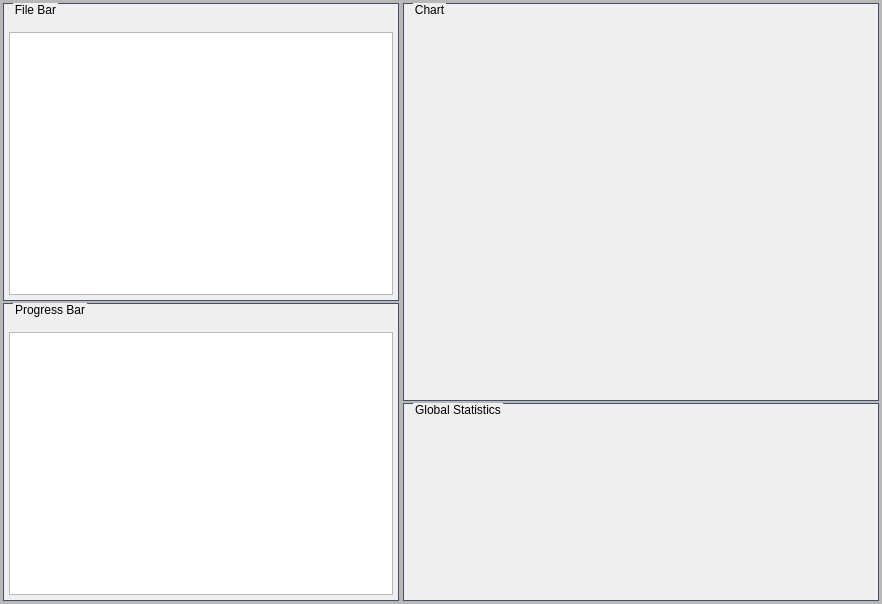
            <widget class="QFrame" name="StatisticsFrame">
             <property name="sizePolicy">
              <sizepolicy hsizetype="Expanding" vsizetype="Expanding">
               <horstretch>36</horstretch>
               <verstretch>1</verstretch>
              </sizepolicy>
             </property>
             <property name="styleSheet">
              <string notr="true">QWidget#StatisticsFrame {
	border: 1px solid rgb(70,80,100);
}</string>
             </property>
             <property name="frameShape">
              <enum>QFrame::StyledPanel</enum>
             </property>
             <property name="frameShadow">
              <enum>QFrame::Raised</enum>
             </property>
             <layout class="QHBoxLayout" name="horizontalLayout_19">
              <property name="spacing">
               <number>6</number>
              </property>
              <property name="leftMargin">
               <number>0</number>
              </property>
              <property name="topMargin">
               <number>0</number>
              </property>
              <property name="rightMargin">
               <number>0</number>
              </property>
              <property name="bottomMargin">
               <number>0</number>
              </property>
              <item>
               <layout class="QHBoxLayout" name="StatisticsFrame_horizontalLayout">
                <property name="spacing">
                 <number>0</number>
                </property>
                <property name="leftMargin">
                 <number>0</number>
                </property>
                <property name="rightMargin">
                 <number>0</number>
                </property>
                <item>
                 <widget class="QFrame" name="statistics_files_progress_widget">
                  <property name="sizePolicy">
                   <sizepolicy hsizetype="Preferred" vsizetype="Preferred">
                    <horstretch>1</horstretch>
                    <verstretch>0</verstretch>
                   </sizepolicy>
                  </property>
                  <property name="minimumSize">
                   <size>
                    <width>400</width>
                    <height>0</height>
                   </size>
                  </property>
                  <property name="frameShape">
                   <enum>QFrame::StyledPanel</enum>
                  </property>
                  <property name="frameShadow">
                   <enum>QFrame::Raised</enum>
                  </property>
                  <layout class="QVBoxLayout" name="verticalLayout_56">
                   <property name="leftMargin">
                    <number>0</number>
                   </property>
                   <property name="topMargin">
                    <number>0</number>
                   </property>
                   <property name="rightMargin">
                    <number>0</number>
                   </property>
                   <property name="bottomMargin">
                    <number>0</number>
                   </property>
                   <item>
                    <layout class="QVBoxLayout" name="progress_verticalLayout">
                     <property name="spacing">
                      <number>0</number>
                     </property>
                     <property name="leftMargin">
                      <number>0</number>
                     </property>
                     <property name="bottomMargin">
                      <number>0</number>
                     </property>
                     <item>
                      <widget class="QFrame" name="statistics_files_frame">
                       <property name="sizePolicy">
                        <sizepolicy hsizetype="Preferred" vsizetype="Preferred">
                         <horstretch>0</horstretch>
                         <verstretch>1</verstretch>
                        </sizepolicy>
                       </property>
                       <property name="minimumSize">
                        <size>
                         <width>0</width>
                         <height>300</height>
                        </size>
                       </property>
                       <property name="frameShape">
                        <enum>QFrame::StyledPanel</enum>
                       </property>
                       <property name="frameShadow">
                        <enum>QFrame::Raised</enum>
                       </property>
                       <layout class="QVBoxLayout" name="verticalLayout_57">
                        <property name="leftMargin">
                         <number>0</number>
                        </property>
                        <property name="topMargin">
                         <number>0</number>
                        </property>
                        <property name="rightMargin">
                         <number>0</number>
                        </property>
                        <property name="bottomMargin">
                         <number>0</number>
                        </property>
                        <item>
                         <widget class="QGroupBox" name="statistics_files_groupBox">
                          <property name="styleSheet">
                           <string notr="true">QGroupBox#statistics_files_groupBox
{
	border: 1px solid rgb(70,80,100);
	margin-top: 3.0ex;
}
QGroupBox#statistics_files_groupBox::title
{
	subcontrol-origin:margin;
	left: 10px;
}</string>
                          </property>
                          <property name="title">
                           <string>File Bar</string>
                          </property>
                          <layout class="QVBoxLayout" name="verticalLayout_54">
                           <property name="leftMargin">
                            <number>3</number>
                           </property>
                           <property name="rightMargin">
                            <number>3</number>
                           </property>
                           <property name="bottomMargin">
                            <number>3</number>
                           </property>
                           <item>
                            <layout class="QHBoxLayout" name="horizontalLayout_20">
                             <item>
                              <widget class="QListWidget" name="statistics_files_listWidget"/>
                             </item>
                            </layout>
                           </item>
                          </layout>
                         </widget>
                        </item>
                       </layout>
                      </widget>
                     </item>
                     <item>
                      <widget class="QFrame" name="statistics_progress_frame">
                       <property name="sizePolicy">
                        <sizepolicy hsizetype="Preferred" vsizetype="Preferred">
                         <horstretch>0</horstretch>
                         <verstretch>1</verstretch>
                        </sizepolicy>
                       </property>
                       <property name="minimumSize">
                        <size>
                         <width>0</width>
                         <height>300</height>
                        </size>
                       </property>
                       <property name="frameShape">
                        <enum>QFrame::StyledPanel</enum>
                       </property>
                       <property name="frameShadow">
                        <enum>QFrame::Raised</enum>
                       </property>
                       <layout class="QVBoxLayout" name="verticalLayout_55">
                        <property name="leftMargin">
                         <number>0</number>
                        </property>
                        <property name="topMargin">
                         <number>0</number>
                        </property>
                        <property name="rightMargin">
                         <number>0</number>
                        </property>
                        <property name="bottomMargin">
                         <number>0</number>
                        </property>
                        <item>
                         <widget class="QGroupBox" name="statistics_progress_groupBox">
                          <property name="styleSheet">
                           <string notr="true">QGroupBox#statistics_progress_groupBox
{
	border: 1px solid rgb(70,80,100);
	margin-top: 3.0ex;
}
QGroupBox#statistics_progress_groupBox::title
{
	subcontrol-origin:margin;
	left: 10px;
}</string>
                          </property>
                          <property name="title">
                           <string>Progress Bar</string>
                          </property>
                          <layout class="QVBoxLayout" name="verticalLayout_45">
                           <property name="leftMargin">
                            <number>3</number>
                           </property>
                           <property name="rightMargin">
                            <number>3</number>
                           </property>
                           <property name="bottomMargin">
                            <number>3</number>
                           </property>
                           <item>
                            <layout class="QVBoxLayout" name="verticalLayout_44">
                             <item>
                              <widget class="QListWidget" name="statistics_result_listWidget"/>
                             </item>
                            </layout>
                           </item>
                          </layout>
                         </widget>
                        </item>
                       </layout>
                      </widget>
                     </item>
                    </layout>
                   </item>
                  </layout>
                 </widget>
                </item>
                <item>
                 <widget class="QFrame" name="statistics_analyze_widget">
                  <property name="sizePolicy">
                   <sizepolicy hsizetype="Preferred" vsizetype="Preferred">
                    <horstretch>1</horstretch>
                    <verstretch>0</verstretch>
                   </sizepolicy>
                  </property>
                  <property name="minimumSize">
                   <size>
                    <width>480</width>
                    <height>0</height>
                   </size>
                  </property>
                  <property name="frameShape">
                   <enum>QFrame::StyledPanel</enum>
                  </property>
                  <property name="frameShadow">
                   <enum>QFrame::Raised</enum>
                  </property>
                  <layout class="QVBoxLayout" name="verticalLayout_58">
                   <property name="spacing">
                    <number>6</number>
                   </property>
                   <property name="leftMargin">
                    <number>0</number>
                   </property>
                   <property name="topMargin">
                    <number>0</number>
                   </property>
                   <property name="rightMargin">
                    <number>0</number>
                   </property>
                   <property name="bottomMargin">
                    <number>0</number>
                   </property>
                   <item>
                    <layout class="QVBoxLayout" name="analyze_verticalLayout">
                     <property name="spacing">
                      <number>0</number>
                     </property>
                     <property name="rightMargin">
                      <number>0</number>
                     </property>
                     <item>
                      <widget class="QFrame" name="analyze_chart_frame">
                       <property name="sizePolicy">
                        <sizepolicy hsizetype="Preferred" vsizetype="Preferred">
                         <horstretch>0</horstretch>
                         <verstretch>5</verstretch>
                        </sizepolicy>
                       </property>
                       <property name="minimumSize">
                        <size>
                         <width>0</width>
                         <height>400</height>
                        </size>
                       </property>
                       <property name="styleSheet">
                        <string notr="true"/>
                       </property>
                       <property name="frameShape">
                        <enum>QFrame::StyledPanel</enum>
                       </property>
                       <property name="frameShadow">
                        <enum>QFrame::Raised</enum>
                       </property>
                       <layout class="QVBoxLayout" name="verticalLayout_61">
                        <property name="leftMargin">
                         <number>0</number>
                        </property>
                        <property name="topMargin">
                         <number>0</number>
                        </property>
                        <property name="rightMargin">
                         <number>0</number>
                        </property>
                        <property name="bottomMargin">
                         <number>0</number>
                        </property>
                        <item>
                         <widget class="QGroupBox" name="analyze_chart_groupBox">
                          <property name="styleSheet">
                           <string notr="true">QGroupBox#analyze_chart_groupBox
{
	border: 1px solid rgb(70,80,100);
	margin-top: 3.0ex;
}
QGroupBox#analyze_chart_groupBox::title
{
	subcontrol-origin:margin;
	left: 10px;
}</string>
                          </property>
                          <property name="title">
                           <string>Chart</string>
                          </property>
                          <layout class="QVBoxLayout" name="verticalLayout_63">
                           <property name="leftMargin">
                            <number>3</number>
                           </property>
                           <property name="topMargin">
                            <number>9</number>
                           </property>
                           <property name="rightMargin">
                            <number>3</number>
                           </property>
                           <property name="bottomMargin">
                            <number>3</number>
                           </property>
                           <item>
                            <layout class="QVBoxLayout" name="analyze_chart_verticalLayout"/>
                           </item>
                          </layout>
                         </widget>
                        </item>
                       </layout>
                      </widget>
                     </item>
                     <item>
                      <widget class="QFrame" name="analyze_total_chart_frame">
                       <property name="sizePolicy">
                        <sizepolicy hsizetype="Preferred" vsizetype="Preferred">
                         <horstretch>0</horstretch>
                         <verstretch>5</verstretch>
                        </sizepolicy>
                       </property>
                       <property name="minimumSize">
                        <size>
                         <width>0</width>
                         <height>0</height>
                        </size>
                       </property>
                       <property name="styleSheet">
                        <string notr="true"/>
                       </property>
                       <property name="frameShape">
                        <enum>QFrame::StyledPanel</enum>
                       </property>
                       <property name="frameShadow">
                        <enum>QFrame::Raised</enum>
                       </property>
                       <layout class="QVBoxLayout" name="verticalLayout_62">
                        <property name="leftMargin">
                         <number>0</number>
                        </property>
                        <property name="topMargin">
                         <number>0</number>
                        </property>
                        <property name="rightMargin">
                         <number>0</number>
                        </property>
                        <property name="bottomMargin">
                         <number>0</number>
                        </property>
                        <item>
                         <widget class="QGroupBox" name="analyze_total_chart_groupBox">
                          <property name="styleSheet">
                           <string notr="true">QGroupBox#analyze_total_chart_groupBox
{
	border: 1px solid rgb(70,80,100);
	margin-top: 3.0ex;
}
QGroupBox#analyze_total_chart_groupBox::title
{
	subcontrol-origin:margin;
	left: 10px;
}</string>
                          </property>
                          <property name="title">
                           <string>Global Statistics</string>
                          </property>
                          <layout class="QVBoxLayout" name="verticalLayout_64">
                           <property name="leftMargin">
                            <number>3</number>
                           </property>
                           <property name="rightMargin">
                            <number>3</number>
                           </property>
                           <property name="bottomMargin">
                            <number>3</number>
                           </property>
                           <item>
                            <layout class="QVBoxLayout" name="analyze_total_chart_verticalLayout"/>
                           </item>
                          </layout>
                         </widget>
                        </item>
                       </layout>
                      </widget>
                     </item>
                    </layout>
                   </item>
                  </layout>
                 </widget>
                </item>
               </layout>
              </item>
             </layout>
            </widget>
